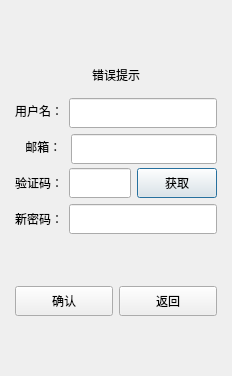
<?xml version="1.0" encoding="UTF-8"?>
<ui version="4.0">
 <class>ResetDialog</class>
 <widget class="QDialog" name="ResetDialog">
  <property name="geometry">
   <rect>
    <x>0</x>
    <y>0</y>
    <width>232</width>
    <height>376</height>
   </rect>
  </property>
  <property name="minimumSize">
   <size>
    <width>232</width>
    <height>347</height>
   </size>
  </property>
  <property name="maximumSize">
   <size>
    <width>400</width>
    <height>536</height>
   </size>
  </property>
  <property name="windowTitle">
   <string>Dialog</string>
  </property>
  <layout class="QHBoxLayout" name="horizontalLayout">
   <item>
    <layout class="QVBoxLayout" name="verticalLayout">
     <property name="leftMargin">
      <number>4</number>
     </property>
     <property name="topMargin">
      <number>4</number>
     </property>
     <property name="rightMargin">
      <number>4</number>
     </property>
     <property name="bottomMargin">
      <number>4</number>
     </property>
     <item>
      <spacer name="verticalSpacer">
       <property name="orientation">
        <enum>Qt::Vertical</enum>
       </property>
       <property name="sizeHint" stdset="0">
        <size>
         <width>20</width>
         <height>40</height>
        </size>
       </property>
      </spacer>
     </item>
     <item>
      <widget class="QLabel" name="err_tip">
       <property name="minimumSize">
        <size>
         <width>0</width>
         <height>30</height>
        </size>
       </property>
       <property name="maximumSize">
        <size>
         <width>16777215</width>
         <height>30</height>
        </size>
       </property>
       <property name="text">
        <string>错误提示</string>
       </property>
       <property name="alignment">
        <set>Qt::AlignCenter</set>
       </property>
      </widget>
     </item>
     <item>
      <layout class="QHBoxLayout" name="horizontalLayout_2">
       <item>
        <widget class="QLabel" name="user_label">
         <property name="text">
          <string>用户名：</string>
         </property>
         <property name="alignment">
          <set>Qt::AlignCenter</set>
         </property>
        </widget>
       </item>
       <item>
        <widget class="QLineEdit" name="user_edit">
         <property name="minimumSize">
          <size>
           <width>0</width>
           <height>30</height>
          </size>
         </property>
         <property name="maximumSize">
          <size>
           <width>16777215</width>
           <height>25</height>
          </size>
         </property>
        </widget>
       </item>
      </layout>
     </item>
     <item>
      <layout class="QHBoxLayout" name="horizontalLayout_4">
       <item>
        <widget class="QLabel" name="email_label">
         <property name="text">
          <string>   邮箱： </string>
         </property>
         <property name="alignment">
          <set>Qt::AlignCenter</set>
         </property>
        </widget>
       </item>
       <item>
        <widget class="QLineEdit" name="email_edit">
         <property name="minimumSize">
          <size>
           <width>0</width>
           <height>30</height>
          </size>
         </property>
         <property name="maximumSize">
          <size>
           <width>16777215</width>
           <height>25</height>
          </size>
         </property>
        </widget>
       </item>
      </layout>
     </item>
     <item>
      <layout class="QHBoxLayout" name="horizontalLayout_6">
       <item>
        <widget class="QLabel" name="varify_label">
         <property name="text">
          <string>验证码：</string>
         </property>
         <property name="alignment">
          <set>Qt::AlignCenter</set>
         </property>
        </widget>
       </item>
       <item>
        <widget class="QLineEdit" name="varify_edit">
         <property name="minimumSize">
          <size>
           <width>0</width>
           <height>30</height>
          </size>
         </property>
         <property name="maximumSize">
          <size>
           <width>16777215</width>
           <height>30</height>
          </size>
         </property>
        </widget>
       </item>
       <item>
        <widget class="QPushButton" name="varify_btn">
         <property name="minimumSize">
          <size>
           <width>0</width>
           <height>30</height>
          </size>
         </property>
         <property name="maximumSize">
          <size>
           <width>16777215</width>
           <height>30</height>
          </size>
         </property>
         <property name="text">
          <string>获取</string>
         </property>
        </widget>
       </item>
      </layout>
     </item>
     <item>
      <layout class="QHBoxLayout" name="horizontalLayout_3">
       <item>
        <widget class="QLabel" name="pwd_label_2">
         <property name="text">
          <string>新密码：</string>
         </property>
         <property name="alignment">
          <set>Qt::AlignCenter</set>
         </property>
        </widget>
       </item>
       <item>
        <widget class="QLineEdit" name="pwd_edit">
         <property name="minimumSize">
          <size>
           <width>0</width>
           <height>30</height>
          </size>
         </property>
         <property name="maximumSize">
          <size>
           <width>500</width>
           <height>30</height>
          </size>
         </property>
        </widget>
       </item>
      </layout>
     </item>
     <item>
      <spacer name="verticalSpacer_2">
       <property name="orientation">
        <enum>Qt::Vertical</enum>
       </property>
       <property name="sizeHint" stdset="0">
        <size>
         <width>20</width>
         <height>40</height>
        </size>
       </property>
      </spacer>
     </item>
     <item>
      <layout class="QHBoxLayout" name="horizontalLayout_7">
       <item>
        <widget class="QPushButton" name="sure_btn">
         <property name="minimumSize">
          <size>
           <width>0</width>
           <height>30</height>
          </size>
         </property>
         <property name="maximumSize">
          <size>
           <width>16777215</width>
           <height>30</height>
          </size>
         </property>
         <property name="text">
          <string>确认</string>
         </property>
        </widget>
       </item>
       <item>
        <widget class="QPushButton" name="cancel_btn">
         <property name="minimumSize">
          <size>
           <width>0</width>
           <height>30</height>
          </size>
         </property>
         <property name="text">
          <string>返回</string>
         </property>
        </widget>
       </item>
      </layout>
     </item>
     <item>
      <spacer name="verticalSpacer_3">
       <property name="orientation">
        <enum>Qt::Vertical</enum>
       </property>
       <property name="sizeHint" stdset="0">
        <size>
         <width>20</width>
         <height>40</height>
        </size>
       </property>
      </spacer>
     </item>
    </layout>
   </item>
  </layout>
 </widget>
 <resources/>
 <connections/>
</ui>
